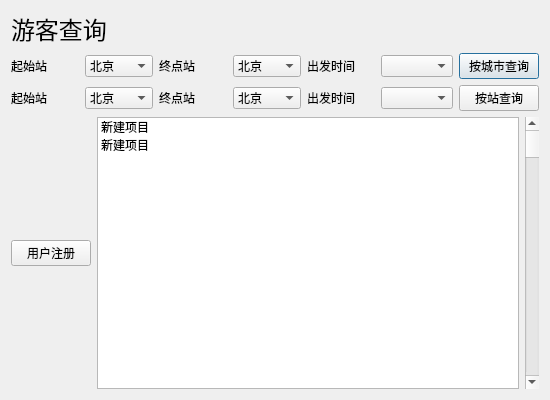
<?xml version="1.0" encoding="UTF-8"?>
<ui version="4.0">
 <class>search</class>
 <widget class="QDialog" name="search">
  <property name="geometry">
   <rect>
    <x>0</x>
    <y>0</y>
    <width>550</width>
    <height>400</height>
   </rect>
  </property>
  <property name="windowTitle">
   <string>Dialog</string>
  </property>
  <layout class="QVBoxLayout" name="verticalLayout_2">
   <item>
    <widget class="QLabel" name="label_4">
     <property name="font">
      <font>
       <family>微软雅黑 Light</family>
       <pointsize>18</pointsize>
      </font>
     </property>
     <property name="text">
      <string>游客查询</string>
     </property>
    </widget>
   </item>
   <item>
    <layout class="QHBoxLayout" name="horizontalLayout_2">
     <item>
      <widget class="QLabel" name="label_5">
       <property name="text">
        <string>起始站</string>
       </property>
      </widget>
     </item>
     <item>
      <widget class="QComboBox" name="comboBox_4">
       <item>
        <property name="text">
         <string>北京</string>
        </property>
       </item>
       <item>
        <property name="text">
         <string>上海</string>
        </property>
       </item>
       <item>
        <property name="text">
         <string>西藏</string>
        </property>
       </item>
      </widget>
     </item>
     <item>
      <widget class="QLabel" name="label_6">
       <property name="text">
        <string>终点站</string>
       </property>
      </widget>
     </item>
     <item>
      <widget class="QComboBox" name="comboBox_5">
       <item>
        <property name="text">
         <string>北京</string>
        </property>
       </item>
      </widget>
     </item>
     <item>
      <widget class="QLabel" name="label_7">
       <property name="text">
        <string>出发时间</string>
       </property>
      </widget>
     </item>
     <item>
      <widget class="QComboBox" name="comboBox_6"/>
     </item>
     <item>
      <widget class="QPushButton" name="pushButton_7">
       <property name="text">
        <string>按城市查询</string>
       </property>
      </widget>
     </item>
    </layout>
   </item>
   <item>
    <layout class="QHBoxLayout" name="horizontalLayout">
     <item>
      <widget class="QLabel" name="label">
       <property name="text">
        <string>起始站</string>
       </property>
      </widget>
     </item>
     <item>
      <widget class="QComboBox" name="comboBox">
       <item>
        <property name="text">
         <string>北京</string>
        </property>
       </item>
       <item>
        <property name="text">
         <string>上海</string>
        </property>
       </item>
       <item>
        <property name="text">
         <string>西藏</string>
        </property>
       </item>
      </widget>
     </item>
     <item>
      <widget class="QLabel" name="label_2">
       <property name="text">
        <string>终点站</string>
       </property>
      </widget>
     </item>
     <item>
      <widget class="QComboBox" name="comboBox_2">
       <item>
        <property name="text">
         <string>北京</string>
        </property>
       </item>
      </widget>
     </item>
     <item>
      <widget class="QLabel" name="label_3">
       <property name="text">
        <string>出发时间</string>
       </property>
      </widget>
     </item>
     <item>
      <widget class="QComboBox" name="comboBox_3"/>
     </item>
     <item>
      <widget class="QPushButton" name="pushButton_6">
       <property name="text">
        <string>按站查询</string>
       </property>
      </widget>
     </item>
    </layout>
   </item>
   <item>
    <layout class="QHBoxLayout" name="horizontalLayout_3">
     <item>
      <layout class="QVBoxLayout" name="verticalLayout">
       <item>
        <widget class="QPushButton" name="pushButton_2">
         <property name="text">
          <string>用户注册</string>
         </property>
        </widget>
       </item>
      </layout>
     </item>
     <item>
      <widget class="QListWidget" name="listWidget">
       <item>
        <property name="text">
         <string>新建项目</string>
        </property>
       </item>
       <item>
        <property name="text">
         <string>新建项目</string>
        </property>
       </item>
      </widget>
     </item>
     <item>
      <widget class="QScrollBar" name="verticalScrollBar">
       <property name="orientation">
        <enum>Qt::Vertical</enum>
       </property>
      </widget>
     </item>
    </layout>
   </item>
  </layout>
 </widget>
 <resources/>
 <connections/>
</ui>
